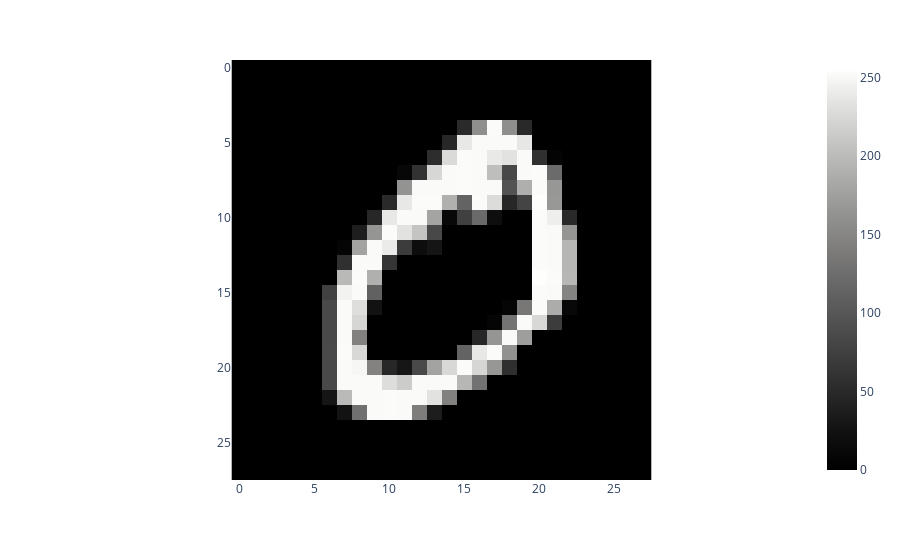

This figure's notebook cell:
### Code cell
display(px.imshow(x_train[0], color_continuous_scale='gray'))

def image_compression(mat):
    n = mat.shape[0] # 28
    new = np.zeros(shape = (int(n/2), int(n/2)))
    display(mat.shape)
    for i in range(0, n, 2):
        display(mat[np.ix_([i, i+1], [i, i+1])])
        val = np.mean(mat[np.ix_([i, i+1], [i, i+1])])
        new[i//2, i//2] = val
        #for j in range(i, i+):

    # flatten the matrix by stacking columns 
    #new = new.flatten(order = "F")
    return new


def image_comp(data, flatten = False):
    ### Can compress image either into 14x14 or 196x1
    ### Regardless, scaled by 255
    if flatten == True:
        new_red = np.zeros((data.shape[0], 196))
        for i in range(data.shape[0]):
            new_red[i]  = block_reduce(data[i, :, :], block_size = (2,2), func = np.mean).flatten(order = "F")/255
    else:
        new_red = np.zeros((data.shape[0], 14, 14))
        for i in range(data.shape[0]):
            new_red[i]  = block_reduce(data[i, :, :], block_size = (2,2), func = np.mean)/255

    return new_red
    
x_train_comp = image_comp(x_train, flatten = True)
#px.imshow(example[0])

### Figure 1 — Plotly figure (JSON) as saved in the notebook; plotly's stock layout.template omitted (floating-point values rounded to 4 significant figures; data arrays with more than 128 entries replaced by an {"elided": "..."} marker saying what was removed)
{"data": [{"coloraxis": "coloraxis", "hovertemplate": "x: %{x}<br>y: %{y}<br>color: %{z}<extra></extra>", "name": "0", "type": "heatmap", "xaxis": "x", "yaxis": "y", "z": {"elided": "28x28 int values"}}], "layout": {"coloraxis": {"colorscale": [[0, "rgb(0, 0, 0)"], [0.09091, "rgb(16, 16, 16)"], [0.1818, "rgb(38, 38, 38)"], [0.2727, "rgb(59, 59, 59)"], [0.3636, "rgb(81, 80, 80)"], [0.4545, "rgb(102, 101, 101)"], [0.5455, "rgb(124, 123, 122)"], [0.6364, "rgb(146, 146, 145)"], [0.7273, "rgb(171, 171, 170)"], [0.8182, "rgb(197, 197, 195)"], [0.9091, "rgb(224, 224, 223)"], [1, "rgb(254, 254, 253)"]]}, "margin": {"t": 60}, "xaxis": {"anchor": "y", "constrain": "domain", "domain": [0, 1], "scaleanchor": "y"}, "yaxis": {"anchor": "x", "autorange": "reversed", "constrain": "domain", "domain": [0, 1]}}}
